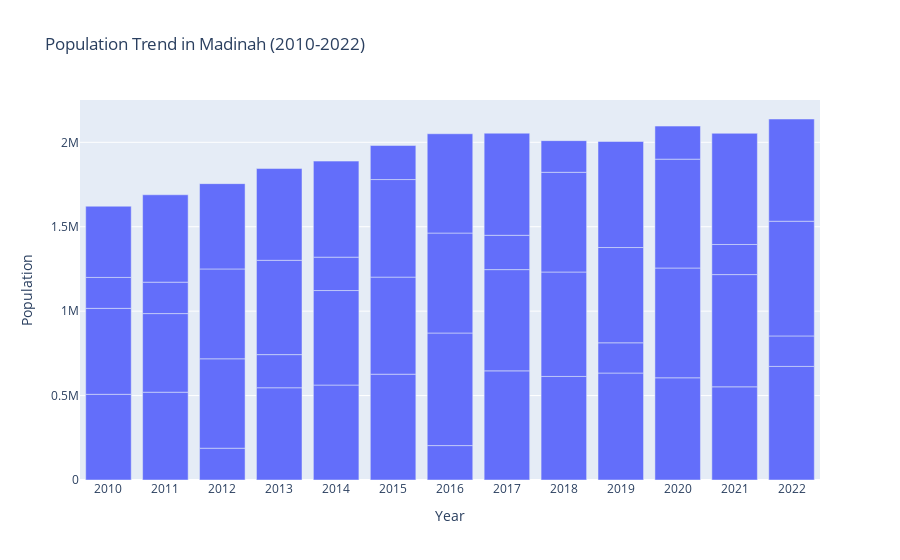
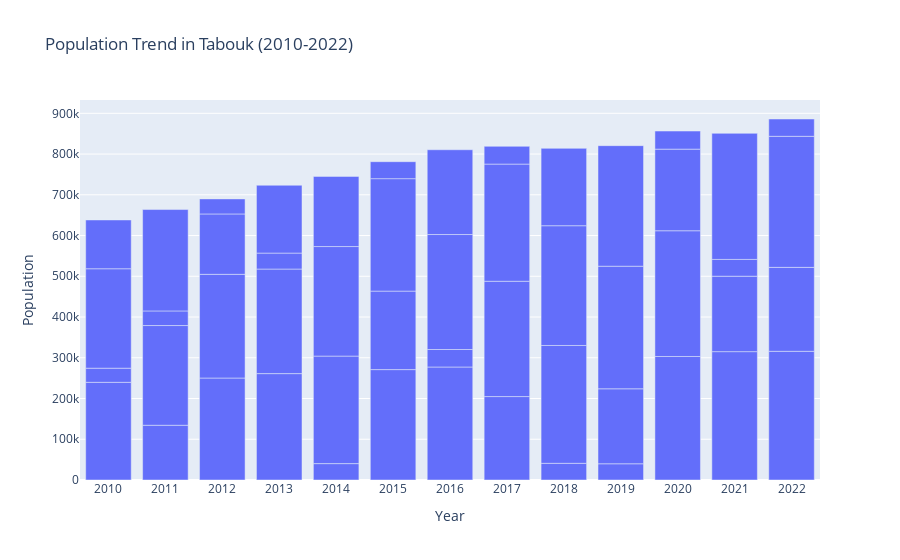
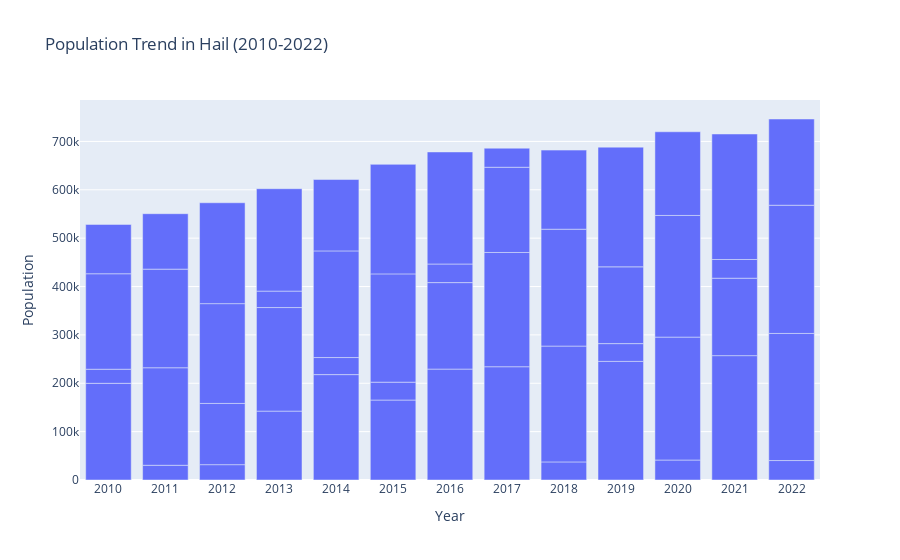
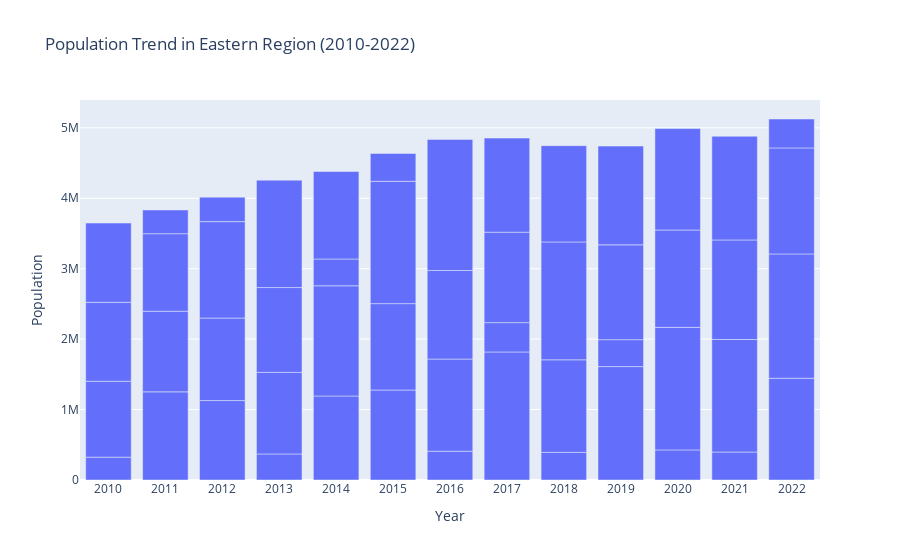

Notebook code for these charts, in order:
### Code cell
def visualize_population_by_region_bar(df):
    unique_regions = df['Region'].unique()

    for region in unique_regions:
        region_data = df[df['Region'] == region]
        
        #Sort the years from low to high for a better view
        region_data = region_data.sort_values(by='Year')


            # Create bar plot using Plotly
        fig = go.Figure()

        fig.add_trace(go.Bar(
            x=region_data['Year'],
            y=region_data['Population estimates'],
            name='Population'
       

        ))
        
        # Layout configurations
        fig.update_layout(
            title=f"Population Trend in {region} (2010-2022)",
            xaxis_title="Year",
            yaxis_title="Population"
        )
        
        fig.show()


visualize_population_by_region_bar(df)

### Figure 1 — Plotly figure (JSON) as saved in the notebook; plotly's stock layout.template omitted (floating-point values rounded to 4 significant figures)
{"data": [{"name": "Population", "type": "bar", "x": ["2010", "2010", "2010", "2010", "2011", "2011", "2011", "2011", "2012", "2012", "2012", "2012", "2013", "2013", "2013", "2013", "2014", "2014", "2014", "2014", "2015", "2015", "2015", "2015", "2016", "2016", "2016", "2016", "2017", "2017", "2017", "2017", "2018", "2018", "2018", "2018", "2019", "2019", "2019", "2019", "2020", "2020", "2020", "2020", "2021", "2021", "2021", "2021", "2022", "2022", "2022", "2022"], "y": [507527, 509074, 183087, 421795, 519999, 465548, 186145, 517557, 188259, 529499, 532216, 505254, 546260, 196321, 558493, 543503, 562344, 559725, 197755, 568795, 626728, 574828, 577855, 201428, 203853, 666678, 592006, 588122, 646360, 599638, 203242, 604703, 613235, 618598, 590568, 187483, 633571, 179006, 564196, 628057, 605356, 650123, 644698, 195897, 551861, 664660, 178266, 658453, 672749, 180469, 679397, 605368]}], "layout": {"autosize": true, "title": {"text": "Population Trend in Madinah (2010-2022)"}, "xaxis": {"autorange": true, "range": [-0.5, 12.5], "title": {"text": "Year"}, "type": "category"}, "yaxis": {"autorange": true, "range": [0, 2251000.0], "title": {"text": "Population"}, "type": "linear"}}}

### Figure 2 — Plotly figure (JSON) as saved in the notebook; plotly's stock layout.template omitted (floating-point values rounded to 4 significant figures)
{"data": [{"name": "Population", "type": "bar", "x": ["2010", "2010", "2010", "2010", "2011", "2011", "2011", "2011", "2012", "2012", "2012", "2012", "2013", "2013", "2013", "2013", "2014", "2014", "2014", "2014", "2015", "2015", "2015", "2015", "2016", "2016", "2016", "2016", "2017", "2017", "2017", "2017", "2018", "2018", "2018", "2018", "2019", "2019", "2019", "2019", "2020", "2020", "2020", "2020", "2021", "2021", "2021", "2021", "2022", "2022", "2022", "2022"], "y": [239792, 34667, 244052, 119759, 134369, 244726, 35867, 248842, 250276, 254504, 148210, 36931, 261129, 256629, 39200, 166450, 40199, 263944, 268809, 172196, 270975, 192670, 275939, 41697, 277342, 42964, 282196, 208084, 204779, 283010, 287581, 43610, 40972, 289200, 293945, 189875, 39840, 184034, 300852, 295842, 303140, 308645, 200296, 44416, 315045, 185185, 41163, 309466, 315897, 205977, 321704, 42458]}], "layout": {"autosize": true, "title": {"text": "Population Trend in Tabouk (2010-2022)"}, "xaxis": {"autorange": true, "range": [-0.5, 12.5], "title": {"text": "Year"}, "type": "category"}, "yaxis": {"autorange": true, "range": [0, 932700.0], "title": {"text": "Population"}, "type": "linear"}}}

### Figure 3 — Plotly figure (JSON) as saved in the notebook; plotly's stock layout.template omitted (floating-point values rounded to 4 significant figures)
{"data": [{"name": "Population", "type": "bar", "x": ["2010", "2010", "2010", "2010", "2011", "2011", "2011", "2011", "2012", "2012", "2012", "2012", "2013", "2013", "2013", "2013", "2014", "2014", "2014", "2014", "2015", "2015", "2015", "2015", "2016", "2016", "2016", "2016", "2017", "2017", "2017", "2017", "2018", "2018", "2018", "2018", "2019", "2019", "2019", "2019", "2020", "2020", "2020", "2020", "2021", "2021", "2021", "2021", "2022", "2022", "2022", "2022"], "y": [199934, 29089, 197414, 101989, 30448, 201625, 203902, 114620, 31707, 126617, 206313, 208594, 142421, 214109, 34022, 211727, 217924, 35266, 220505, 147553, 165334, 36952, 223897, 226447, 229345, 178799, 38463, 231701, 234193, 236237, 176191, 39437, 37410, 239508, 241617, 163576, 245264, 36734, 158747, 247491, 41320, 254097, 251585, 172985, 257139, 160119, 38660, 259504, 40222, 262778, 265107, 178299]}], "layout": {"autosize": true, "title": {"text": "Population Trend in Hail (2010-2022)"}, "xaxis": {"autorange": true, "range": [-0.5, 12.5], "title": {"text": "Year"}, "type": "category"}, "yaxis": {"autorange": true, "range": [0, 785700.0], "title": {"text": "Population"}, "type": "linear"}}}

### Figure 4 — Plotly figure (JSON) as saved in the notebook; plotly's stock layout.template omitted (floating-point values rounded to 4 significant figures)
{"data": [{"name": "Population", "type": "bar", "x": ["2010", "2010", "2010", "2010", "2011", "2011", "2011", "2011", "2012", "2012", "2012", "2012", "2013", "2013", "2013", "2013", "2014", "2014", "2014", "2014", "2015", "2015", "2015", "2015", "2016", "2016", "2016", "2016", "2017", "2017", "2017", "2017", "2018", "2018", "2018", "2018", "2019", "2019", "2019", "2019", "2020", "2020", "2020", "2020", "2021", "2021", "2021", "2021", "2022", "2022", "2022", "2022"], "y": [324272, 1077728, 1120586, 1125324, 1251678, 1143956, 1101214, 336571, 1127648, 1171807, 1368869, 347508, 369982, 1157930, 1204401, 1524634, 1192754, 1564484, 380508, 1242148, 1277468, 1226344, 1736772, 395711, 408900, 1308467, 1256995, 1861202, 1817812, 416253, 1284399, 1335326, 392095, 1314470, 1673054, 1366995, 1609979, 382301, 1346677, 1401278, 427263, 1739871, 1382219, 1439974, 397085, 1597497, 1413447, 1471933, 1444796, 1764820, 1505058, 410580]}], "layout": {"autosize": true, "title": {"text": "Population Trend in Eastern Region (2010-2022)"}, "xaxis": {"autorange": true, "range": [-0.5, 12.5], "title": {"text": "Year"}, "type": "category"}, "yaxis": {"autorange": true, "range": [0, 5395000.0], "title": {"text": "Population"}, "type": "linear"}}}
